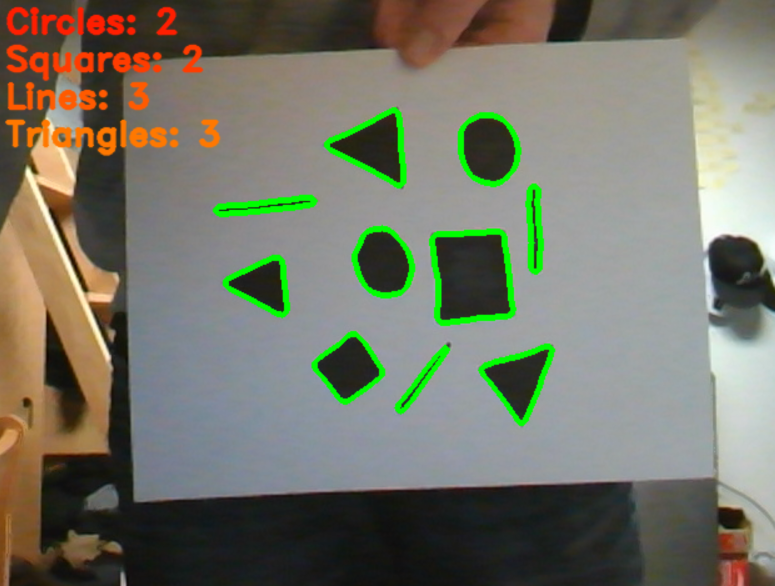
#> input picture src/images/ShapeIdentifier.png, 1549 x 1171 px (shown at 1/2 size)
$ python -i detect_shapes.py   (imports and definitions only)
#> lines starting #> are read from the running program, lines starting #| are printed output that depends on the picture; after the words box and inside, x2 and y2 are one past the last pixel; in counts of white or black regions, pixels touching at a corner belong together
#> further down, picture is the input picture: shape (1171, 1549, 3); mean B, G, R 103, 117.5, 117
import os
import imutils
import cv2
import time


def shapeFinder(image):
    # convert the image to grayscale, blur it slightly,
    # and threshold it
    gray = cv2.cvtColor(image, cv2.COLOR_BGR2GRAY)
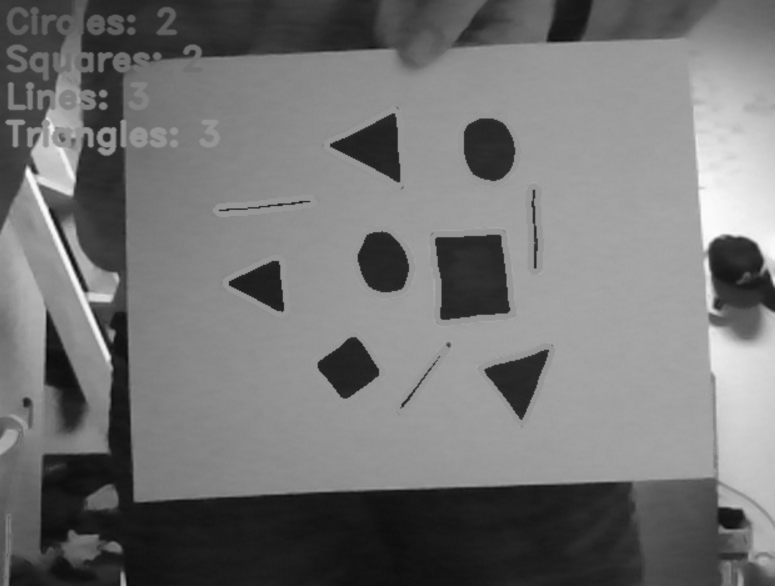
#> gray: shape (1171, 1549) (shown at 1/2 size); min 7, max 253, mean 115.7
    median = cv2.medianBlur(gray, 5)
    blur = cv2.bilateralFilter(median, 9, 250, 250)
    blurred = cv2.GaussianBlur(blur, (5, 5), 0)
    thresh = cv2.adaptiveThreshold(blurred, 150, cv2.ADAPTIVE_THRESH_GAUSSIAN_C,
                                   cv2.THRESH_BINARY_INV, 201, 20)
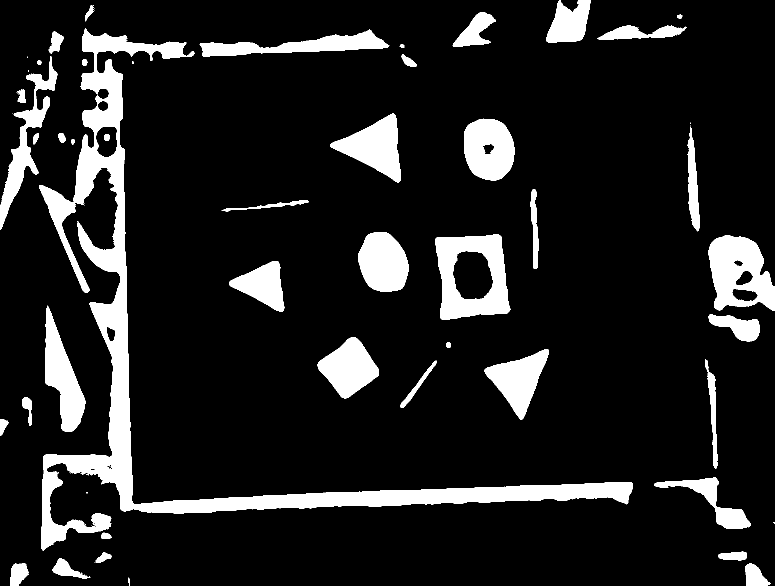
#> thresh: shape (1171, 1549) (shown at 1/2 size); values 0 (black) and 150 (white), 12.7% white; 67 white regions (22 under 20 px)

    # find contours in the thresholded image and initialize the
    # shape detector
    cnts = cv2.findContours(
        thresh.copy(), cv2.RETR_EXTERNAL, cv2.CHAIN_APPROX_SIMPLE)
#> cnts = 66 contours, 24 with area under 20; largest, box (x1, y1, x2, y2) and area: (78, 57, 1266, 1101) 87484, (870, 469, 1021, 640) 20716, (1416, 471, 1549, 622) 14610, (928, 237, 1030, 362) 9961, (661, 227, 801, 365) 9376
    cnts = imutils.grab_contours(cnts)

    sqrs = 0
    circs = 0
    lins = 0
    triangs = 0

    # loop over the contours
    for c in cnts:

        # compute the center of the contour, then detect the name of the
        # shape using only the contour
        x, y, w, h = cv2.boundingRect(c)

        shape = ""
        epsilon = cv2.arcLength(c, True)
        approx = cv2.approxPolyDP(c, 0.04 * epsilon, True)

        # if the shape is a triangle, it will have 3 vertices
        if len(approx) == 3:
            shape = "Triangle"

            # if the shape is a line, it will have 2 vertices
        elif len(approx) == 2:
            shape = "Line"

        # if the shape has 4 vertices, it is either a square or
        # a rectangle
        elif len(approx) == 4:
            shape = "Square"
        # otherwise, we assume the shape is a circle
        else:
            shape = "Circle"

        # multiply the contour (x, y)-coordinates by the resize ratio,
        # then draw the contours and the name of the shape on the image
        c = c.astype("float")
        c = c.astype("int")

        area = cv2.contourArea(c)
        hull = cv2.convexHull(c)
        hull_area = cv2.contourArea(hull)

        # The solidity threshold makes sure most shapes arent displayed or counted
		# It checks for the area that is not apart of the shape, but apart of the contour line
		# The closer the countour line is to the shape, the closer solidity will be to 1
        if (hull_area > 0):
            solidity = float(area)/hull_area
        else:
            solidity = 0

        if (x > 0 and (x+w) < 640 and y > 0 and (y+h) < 480 and ((w > 40) or (h > 40)) and ((w < 120) and (h < 120))):

            if (shape == "Line" and (solidity > 0.80)):
                cv2.drawContours(image, [c], -1, (0, 255, 0), 3)

            elif((solidity > 0.93)):
                cv2.drawContours(image, [c], -1, (0, 255, 0), 3)

            else:
                shape = ""

        else:
            shape = ""

        if (shape == "Square"):
            sqrs += 1

        if (shape == "Line"):
            lins += 1

        if (shape == "Triangle"):
            triangs += 1

        if (shape == "Circle"):
            circs += 1
#> this loop made 66 passes
#> (x, y, w, h, shape, epsilon, approx, area) on passes 6, 9, 11, 21, 23, 24, 25: (1490, 1127, 51, 44, '', 170.8, [[1491, 1132], [1492, 1170], [1540, 1167], [1511, 1131]], 1377.5), (105, 1117, 76, 41, '', 212.5, [[105, 1138], [180, 1155], [123, 1117]], 1137), (1436, 1103, 58, 18, '', 135.9, [[1493, 1106], [1436, 1111], [1482, 1120]], 719), (0, 839, 17, 33, '', 85.7, [[8, 839], [0, 839], [0, 871], [16, 846]], 304.5), (801, 721, 73, 95, '', 251.2, [[872, 721], [802, 815]], 813), (1410, 718, 26, 219, '', 472.8, [[1411, 718], [1432, 936]], 1688.5), (969, 698, 129, 141, '', 438.8, [[1096, 699], [969, 739], [1040, 838]], 8319)
#> (x, y, w, h, shape, epsilon, area, hull_area) on passes 7, 10, 12, 15, 22, 26: (20, 1126, 38, 45, '', 155.2, 1146, 1240), (190, 1105, 33, 21, '', 90.33, 315.5, 367.5), (203, 1065, 21, 13, '', 60.28, 162, 183), (1308, 954, 193, 104, '', 567.3, 4815.5, 9820.5), (44, 795, 20, 57, '', 140.2, 491.5, 700.5), (892, 685, 10, 11, '', 32.73, 75.5, 77.5)

    font = cv2.FONT_HERSHEY_DUPLEX
    cv2.putText(image, "Circles: " + str(circs), (10, 30),
                font, 0.9, (0, 30, 255), 2, cv2.LINE_AA)
    cv2.putText(image, "Squares: " + str(sqrs), (10, 60),
                font, 0.9, (0, 60, 255), 2, cv2.LINE_AA)
    cv2.putText(image, "Lines: " + str(lins), (10, 90),
                font, 0.9, (0, 90, 255), 2, cv2.LINE_AA)
    cv2.putText(image, "Triangles: " + str(triangs), (10, 120),
                font, 0.9, (0, 120, 255), 2, cv2.LINE_AA)
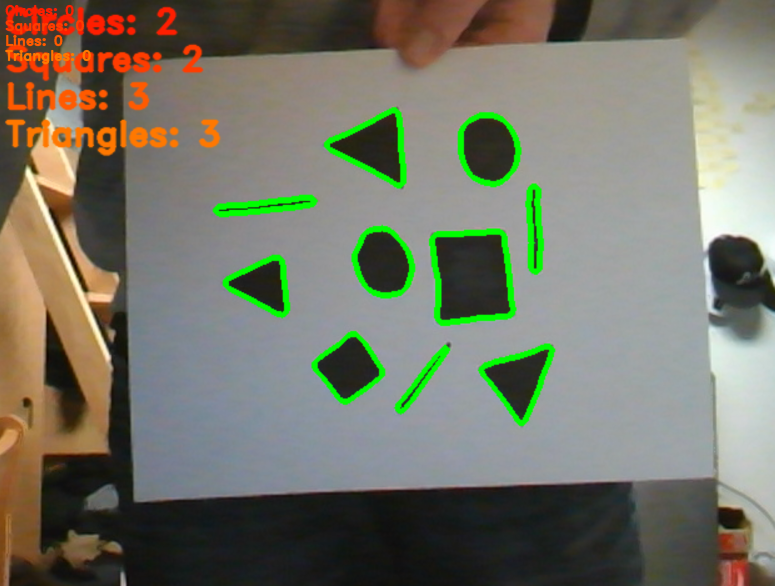
#> image: shape (1171, 1549, 3) (shown at 1/2 size); mean B, G, R 102.9, 117.6, 117.3
    # show the output image
    time.sleep(0.1)

>>> import cv2
>>> picture = cv2.imread('images/ShapeIdentifier.png')
>>> result = shapeFinder(picture)
